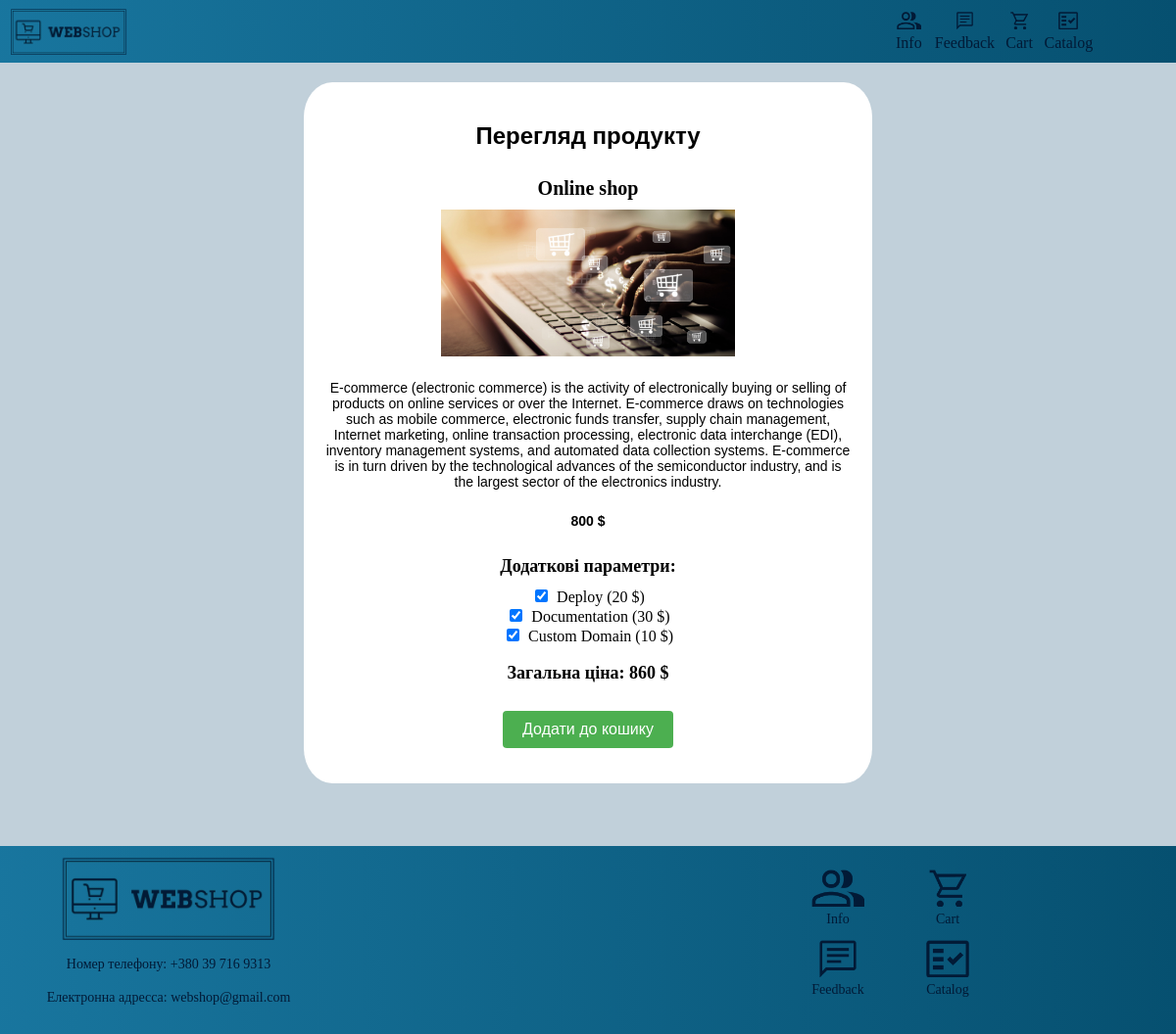
Page /product/1 on the committed database.
### catalog/models.py (models this page shows)
class Product(models.Model):
    name = models.CharField(max_length=255)
    image = models.ImageField(upload_to="products")
    short_info = models.TextField()
    full_info = models.TextField()
    price = models.IntegerField()
    def get_absolute_url(self):
        return reverse("product",kwargs={"product_pk":self.pk})

class AdditionalOption(models.Model):
    name = models.CharField(max_length=255)
    price = models.IntegerField()

### catalog/views.py (the view, shortened to what this page needs)
# urls.py: path('product/<product_pk>', show_product, name='product'),
def show_product(request, product_pk):
    context = {'product': get_object_or_404(Product, pk=product_pk),
               "additional_options": AdditionalOption.objects.all()}
    full_price = context['product'].price
    for option in context["additional_options"]:
        full_price += option.price
    context["full_price"] = full_price
    return render(request, "catalog/product.html", context=context)

### catalog/templates/catalog/product.html (shortened to what this page needs)
{% extends 'base/base.html' %}
{% block content %}
<div class="productt">
<h1>Перегляд продукту</h1>
<h2>{{product.name}}</h2>
<img src="{{product.image.url}}" alt="" style="max-width: 300px;">
<p>{{product.full_info}}</p>
<p id = "priceProduct">{{product.price}} $</p>
<h3>Додаткові параметри:</h3>
{% for option in additional_options %}
    <div>
        <input type="checkbox" class = "check" value="{{ option.price }}" checked>
        {{ option.name }}
        ({{ option.price }} $)
    </div>
{% endfor %}
<h3> Загальна цiна: <span id = "fullPrice">{{ full_price }}</span> $</h3>
<br>
<form method = "POST" class = "addToCart" action = "{{ product.get_absolute_url }}">
    <button class="button-add-to-cart">Додати до кошику</button>
</form>
</div>
{% endblock %}

### user_pages/templates/base/base.html (shortened to what this page needs)
{% load static %}
<html lang="en">
<head>
    <link rel="stylesheet" href="{% static 'user_pages/css/base.css' %}">
    <link rel="stylesheet" href="{% static 'catalog/css/main.css' %}">
</head>
<body>
    <header>
        <a href="{% url 'main' %}"><img class="logo" src="{% static 'user_pages/img/logo.png' %}" alt=""></a>
        <div class="links">
            <div>
                <div class="about-us">
                    <a href="{% url 'about_us' %}"><img src="{% static 'user_pages/img/about_us_icon.png' %}" alt=""></a>
                    <a class="text" href="{% url 'about_us' %}">Info</a>
                </div>
                <div class="feedback">
                    <a href="#"><img src="{% static 'user_pages/img/feedback_icon.png' %}" alt=""></a>
                    <a class="text" href="#">Feedback</a>
                </div>
            </div>
            <div>
                <div class="cart">
                    <a href="{% url 'cart' %}"><img src="{% static 'user_pages/img/cart_icon.png' %}" alt=""></a>
                    <a class="text" href="{% url 'cart' %}">Cart</a>
                </div>
                <div class="catalog">
                    <a href="{% url 'catalog' %}"><img src="{% static 'user_pages/img/catalog_icon.png' %}" alt=""></a>
                    <a class="text" href="{% url 'catalog' %}">Catalog</a>
                </div>
            </div>
        </div>
    </header>
    <main>
        {% block content %}
        {% endblock %}
    </main>
    <footer>
        <div class="contact">
            <a href="{% url 'main' %}"><img class="logo" src="{% static 'user_pages/img/logo.png' %}" alt=""></a>
            <p>Номер телефону: +380 39 716 9313</p>
            <p>Електронна адресса: webshop@gmail.com</p>
        </div>
        <div class="links">
            <div>
                <div class="about-us">
                    <a href="{% url 'about_us' %}"><img src="{% static 'user_pages/img/about_us_icon.png' %}" alt=""></a>
                    <a class="text" href="{% url 'about_us' %}">Info</a>
                </div>
                <div class="feedback">
                    <a href="#"><img src="{% static 'user_pages/img/feedback_icon.png' %}" alt=""></a>
                    <a class="text" href="#">Feedback</a>
                </div>
            </div>
            <div>
                <div class="cart">
                    <a href="{% url 'cart' %}"><img src="{% static 'user_pages/img/cart_icon.png' %}" alt=""></a>
                    <a class="text" href="{% url 'cart' %}">Cart</a>
                </div>
                <div class="catalog">
                    <a href="{% url 'catalog' %}"><img src="{% static 'user_pages/img/catalog_icon.png' %}" alt=""></a>
                    <a class="text" href="{% url 'catalog' %}">Catalog</a>
                </div>
            </div>
        </div>
    </footer>
</body>
</html>

### user_pages/static/user_pages/css/base.css (style rules this page uses)
main { width: 100%; min-height: 100%; margin: 0; padding: 0; background-color: #C1D0DA; }
@media only screen and (min-width: 501px) { body { width: 100%; height: auto; margin: 0; padding: 0; background-color: #C1D0DA; display: flex; flex-direction: column; } }
@media only screen and (min-width: 501px) { header { display: flex; flex-direction: row; align-items: center; justify-content: flex-start; padding: 10px; gap: 65%; width: 100%; height: 8%; margin: 0; box-sizing: border-box; background: linear-gradient(269.5deg, #065070 0%, rgba(1, 105, 150, 0.88) 100%); } }
@media only screen and (min-width: 501px) { header .logo { height: auto; width: 120px; } }
@media only screen and (min-width: 501px) { header .links { display: flex; flex-direction: row; justify-content: center; align-items: flex-end; padding: 0px; gap: 10%; width: 20%; height: 80%; } }
@media only screen and (min-width: 501px) { header .links div { display: flex; flex-direction: row; justify-content: center; align-items: flex-end; padding: 0px; gap: 15%; width: auto; height: 100%; } }
@media only screen and (min-width: 501px) { header .links div div { display: flex; flex-direction: column; justify-content: center; align-items: center; padding: 0px; width: auto; height: 100%; } }
@media only screen and (min-width: 501px) { header .links div div a { height: 50%; width: auto; } }
@media only screen and (min-width: 501px) { header .links div div img { height: 100%; width: auto; } }
@media only screen and (min-width: 501px) { header .links div div .text { font-family: 'Prosto One'; font-style: normal; font-weight: 400; font-size: 16px; line-height: 17px; text-decoration: none; color: #021A36; margin: 0%; } }
@media only screen and (min-width: 501px) { footer { display: flex; flex-direction: row; align-items: center; gap: 40%; width: 100%; height: 24%; background: linear-gradient(269.5deg, #065070 0%, rgba(1, 105, 150, 0.88) 100%); box-sizing: border-box; } }
@media only screen and (min-width: 501px) { footer .contact { display: flex; flex-direction: column; align-items: center; padding: 10px; gap: 10%; width: 27%; height: 90%; } }
@media only screen and (min-width: 501px) { footer .contact a { height: 50%; } }
@media only screen and (min-width: 501px) { footer .contact img { height: 100%; } }
@media only screen and (min-width: 501px) { footer .contact p { font-family: 'Prosto One'; font-style: normal; font-size: 14px; color: #021A36; margin: 0; padding: 0; } }
@media only screen and (min-width: 501px) { footer .links { display: flex; flex-direction: row; align-items: center; padding: 0px; gap: 50px; width: 14.5%; height: 65%; } }
@media only screen and (min-width: 501px) { footer .links div { display: flex; flex-direction: column; justify-content: flex-end; align-items: center; padding: 0px; gap: 8%; width: 45%; height: 100%; } }
@media only screen and (min-width: 501px) { footer .links div div { height: 50%; width: 100%; } }
@media only screen and (min-width: 501px) { footer .links div div img { height:100%; } }
@media only screen and (min-width: 501px) { footer .links div div a { height: 61%; width: auto; } }
@media only screen and (min-width: 501px) { footer .links div div .text { font-family: 'Prosto One'; font-style: normal; font-size: 14px; text-decoration: none; color: #021A36; margin: 0%; } }

### catalog/static/catalog/css/main.css (style rules this page uses)
p { font-size: 14px; font-family: Arial, sans-serif; }
h1 { font-size: 14px; font-family: "Helvetica Neue", Arial, sans-serif; }
.productt { width: 45%; margin: 0 auto; display: flex; text-align: center; justify-content: center; align-items: center; flex-direction: column; margin-top: 20px; margin-bottom: 20px; padding: 20px; background-color: rgb(255, 255, 255); border-radius: 5%; }
.productt h1 { font-size: 24px; margin-bottom: 10px; }
.productt h2 { font-size: 20px; margin-bottom: 10px; }
.productt img { max-width: 300px; margin-bottom: 10px; }
.productt p { margin-bottom: 10px; }
.productt #priceProduct { font-weight: bold; margin-bottom: 10px; }
.productt h3 { font-size: 18px; margin-bottom: 10px; }
.productt .check { margin-right: 5px; }
.productt button { padding: 10px 20px; font-size: 16px; background-color: #4CAF50; color: #ffffff; border: none; border-radius: 4px; cursor: pointer; }
.check { margin-right: 5px; }
.check:checked { background-color: #3366FF; color: white; }

### rows in the picture
Product: name "Online shop", image (picture), full_info "E-commerce (electronic commerce) is the activity of electronically buying or selling of products on online services or over the Internet. E-commerce draws on technologies such as mobile commerce, electronic funds transfer, supply chain management, Internet marketing, online transaction processing, electronic data interchange (EDI), inventory management systems, and automated data collection systems. E-commerce is in turn driven by the technological advances of the semiconductor industry, and is the largest sector of the electronics industry.", price "800"
AdditionalOption: name "Deploy", price "20"
AdditionalOption: name "Documentation", price "30"
AdditionalOption: name "Custom Domain", price "10"

### other values in the picture
{{ full_price }} "860"
